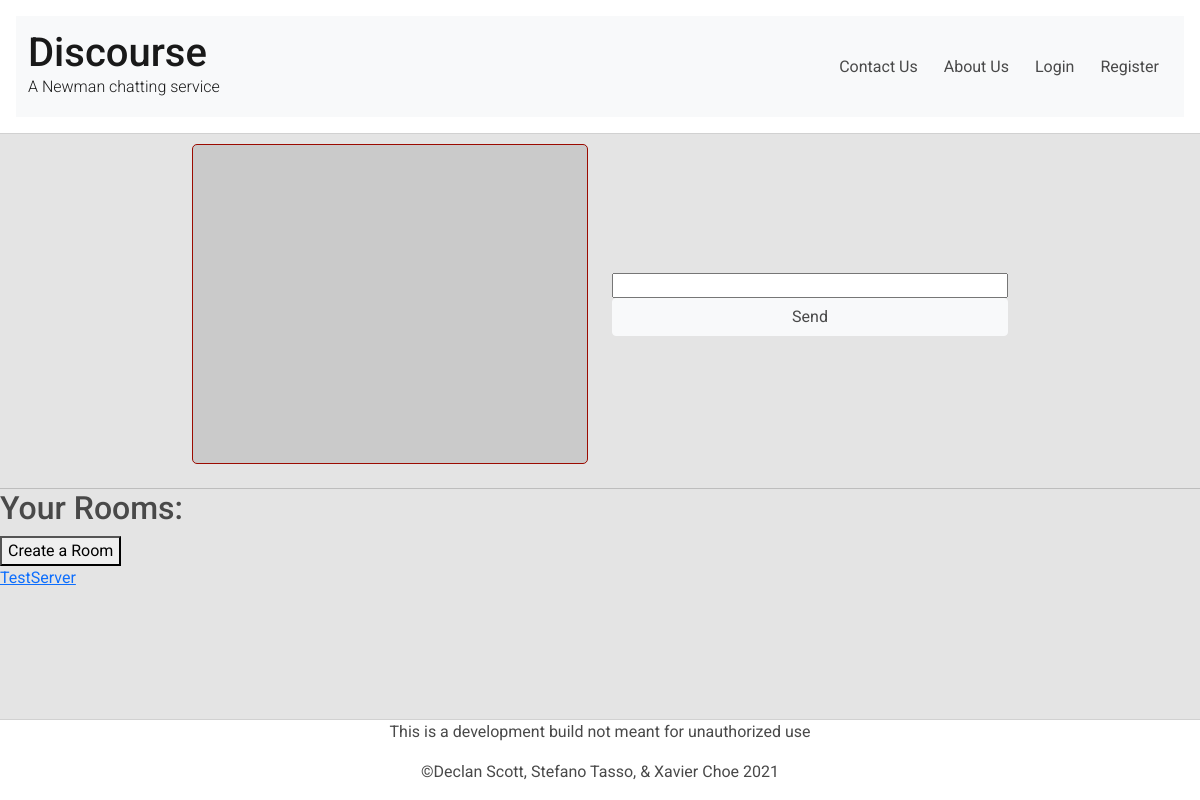
Before: /room.php with the older database file.
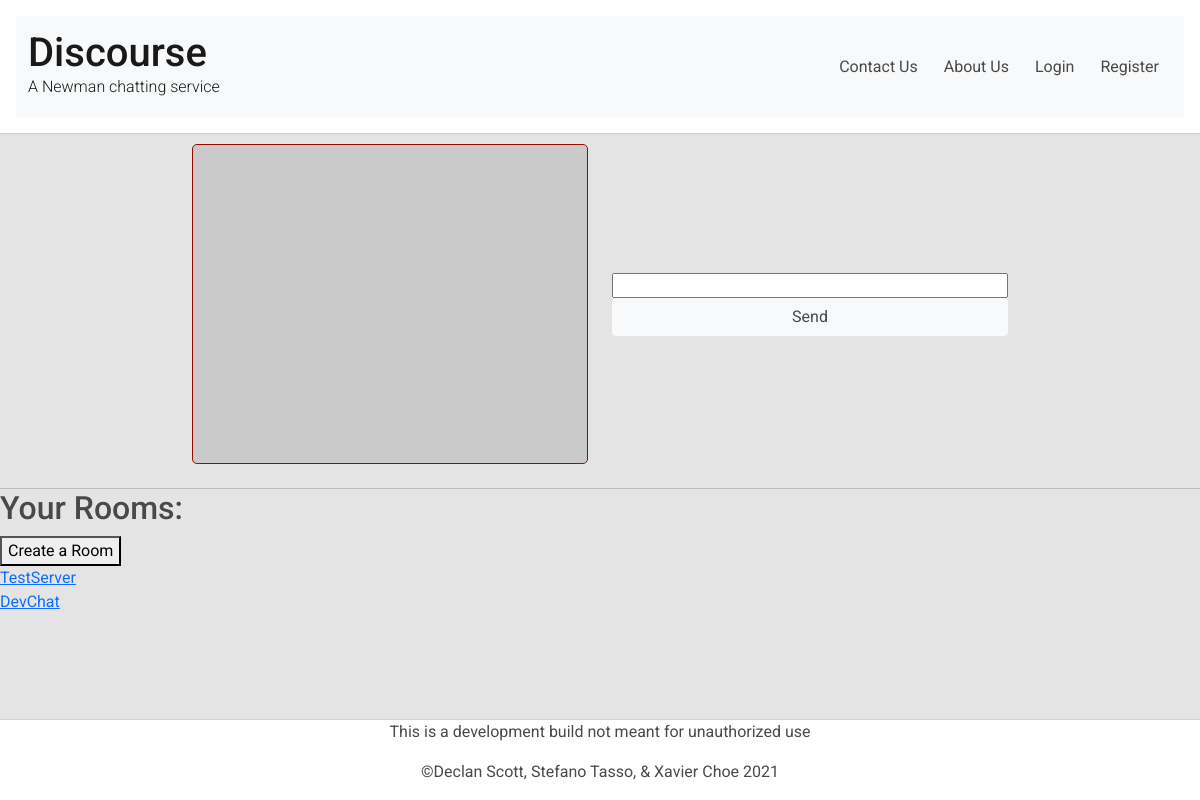
After: the same page with the newer database file.
### tables this page shows
CREATE TABLE "rooms" (
	"ID"	INTEGER,
	"Name"	TEXT
, "Password"	TEXT);

### room.php (the view, shortened to what this page needs)
<?php
    echo file_get_contents('html/header.html');
    $db = new SQLite3('backend_php/database.db');
    echo file_get_contents('html/chatroom.html');
    $allRoomQuery = "SELECT * from rooms";
    $rooms = $db->query($allRoomQuery);
    echo "<div id='rmList'>";
    while ($row = $rooms->fetchArray()) {
        echo "<a href='./room.php?rm=".$row['ID']."'>".$row['Name']."</a><br>";
    }
    echo "</div>";
    echo file_get_contents('html/footer.html');
?>

### css/style.css (style rules this page uses)
:root { --bg-color: rgb(228, 228, 228); --dark-bg-color: rgb(202, 202, 202); --primary-color: #cd1406; --dark-primary-color: #9b0a00; --text-color: rgb(73, 73, 73); --text-color-hover: black; --text-contrast-color: white; }
main { background-color: var(--bg-color); color: var(--text-color); padding-top: 10px; padding-bottom: 10px; }
body, html { color: var(--text-color); font-family: 'Roboto', sans-serif; width: 100%; height: 100%; }
#msgSend, #msg { height: 10%; width: 100%; }
#msgBox { text-align: left; overflow-y: scroll; width: 100%; height: 50vw; max-height: 320px; margin: auto; border-radius: 5px; border: 1px solid var(--dark-primary-color); background-color: var(--dark-bg-color); }
#room { width: 70%; height: fit-content; margin: auto; padding-top: 10px; }
body { display: flex; flex-direction: column; }
footer { text-align: center; }
.logo span { display: block; font-size: 1rem; font-weight: 300; }
header { display: flex; padding: 1em; }
main { flex-grow: 1; padding: 0px; }
.navbar { width: 100%; }
.btn { color: var(--text-color); }
hr { width: 100%; height: 3px; color: var(--text-color); margin: 0px; }

Changed rows visible on the page:
added rooms: Name "DevChat"
